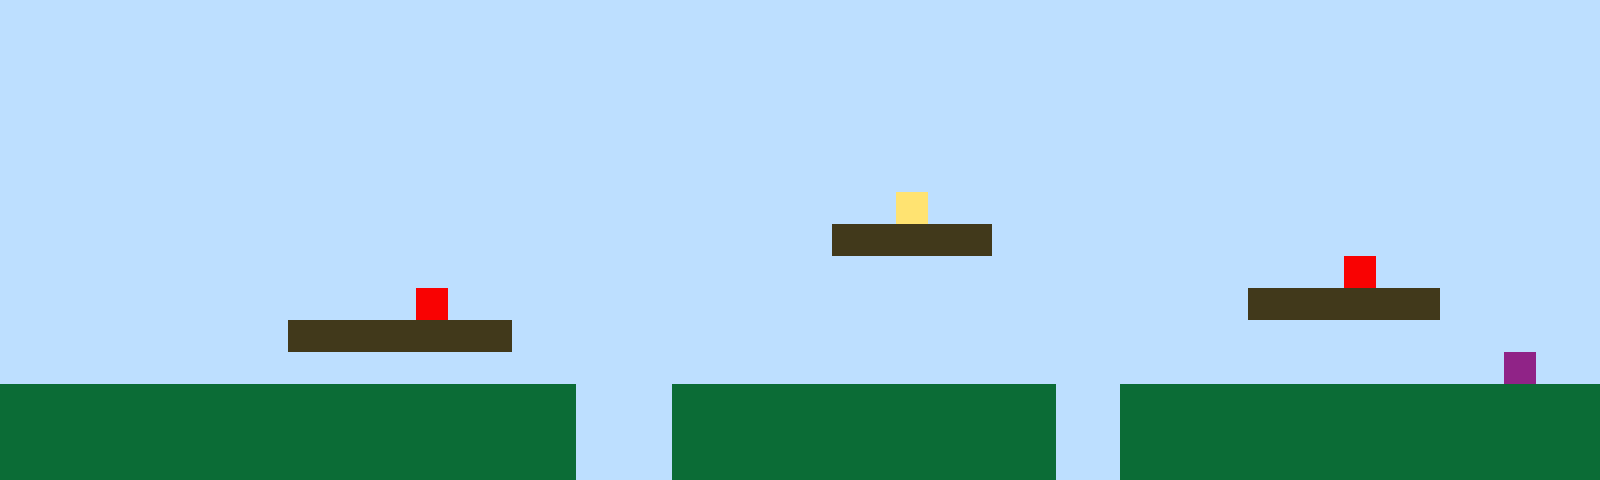

This game map was drawn from its Tiled (.tmx) file and the tilesets committed beside it. A one-line description and the full map source follow:
An orthogonal 50x15 tile map with 32x32 px tiles, 1 tile layer (Tile Layer 1).

<map version="1.10" tiledversion="1.11.2" orientation="orthogonal" renderorder="right-up" width="50" height="15" tilewidth="32" tileheight="32" infinite="0" nextlayerid="2" nextobjectid="1"><editorsettings><export target="map1.csv" format="csv" /></editorsettings><tileset firstgid="1" name="sprites" tilewidth="32" tileheight="32" tilecount="6" columns="3"><image source="sprites.png" width="96" height="64" /></tileset><layer id="1" name="Tile Layer 1" width="50" height="15"><data encoding="csv">1,1,1,1,1,1,1,1,1,1,1,1,1,1,1,1,1,1,1,1,1,1,1,1,1,1,1,1,1,1,1,1,1,1,1,1,1,1,1,1,1,1,1,1,1,1,1,1,1,1,1,1,1,1,1,1,1,1,1,1,1,1,1,1,1,1,1,1,1,1,1,1,1,1,1,1,1,1,1,1,1,1,1,1,1,1,1,1,1,1,1,1,1,1,1,1,1,1,1,1,1,1,1,1,1,1,1,1,1,1,1,1,1,1,1,1,1,1,1,1,1,1,1,1,1,1,1,1,1,1,1,1,1,1,1,1,1,1,1,1,1,1,1,1,1,1,1,1,1,1,1,1,1,1,1,1,1,1,1,1,1,1,1,1,1,1,1,1,1,1,1,1,1,1,1,1,1,1,1,1,1,1,1,1,1,1,1,1,1,1,1,1,1,1,1,1,1,1,1,1,1,1,1,1,1,1,1,1,1,1,1,1,1,1,1,1,1,1,1,1,1,1,1,1,1,1,1,1,1,1,1,1,1,1,1,1,1,1,1,1,1,1,1,1,1,1,1,1,1,1,1,1,1,1,1,1,1,1,1,1,1,1,1,1,1,1,1,1,1,1,1,1,1,1,1,1,1,1,1,1,1,1,1,1,1,1,1,1,1,1,1,1,1,1,1,1,1,1,1,1,1,1,1,1,1,1,1,1,1,1,1,1,1,1,1,1,1,1,1,1,1,1,1,1,1,1,1,1,4,1,1,1,1,1,1,1,1,1,1,1,1,1,1,1,1,1,1,1,1,1,1,1,1,1,1,1,1,1,1,1,1,1,1,1,1,1,1,1,1,1,1,1,1,1,1,1,3,3,3,3,3,1,1,1,1,1,1,1,1,1,1,1,1,1,1,1,1,1,1,1,1,1,1,1,1,1,1,1,1,1,1,1,1,1,1,1,1,1,1,1,1,1,1,1,1,1,1,1,1,1,1,1,1,1,1,1,1,1,1,1,1,1,5,1,1,1,1,1,1,1,1,1,1,1,1,1,1,1,1,1,1,1,1,5,1,1,1,1,1,1,1,1,1,1,1,1,1,1,1,1,1,1,1,1,1,1,1,1,1,3,3,3,3,3,3,1,1,1,1,1,1,1,1,1,1,1,1,1,1,3,3,3,3,3,3,3,1,1,1,1,1,1,1,1,1,1,1,1,1,1,1,1,1,1,1,1,1,1,1,1,1,1,1,1,1,1,1,1,1,1,1,1,1,1,1,1,1,1,1,1,1,1,1,1,1,1,1,1,1,1,1,1,1,1,1,1,1,1,1,1,1,1,1,1,1,1,1,1,1,1,1,1,1,1,1,1,1,6,1,1,2,2,2,2,2,2,2,2,2,2,2,2,2,2,2,2,2,2,1,1,1,2,2,2,2,2,2,2,2,2,2,2,2,1,1,2,2,2,2,2,2,2,2,2,2,2,2,2,2,2,2,2,2,2,2,2,2,2,2,2,2,2,2,2,2,2,2,2,1,1,1,2,2,2,2,2,2,2,2,2,2,2,2,1,1,2,2,2,2,2,2,2,2,2,2,2,2,2,2,2,2,2,2,2,2,2,2,2,2,2,2,2,2,2,2,2,2,2,1,1,1,2,2,2,2,2,2,2,2,2,2,2,2,1,1,2,2,2,2,2,2,2,2,2,2,2,2,2,2,2</data></layer></map>
